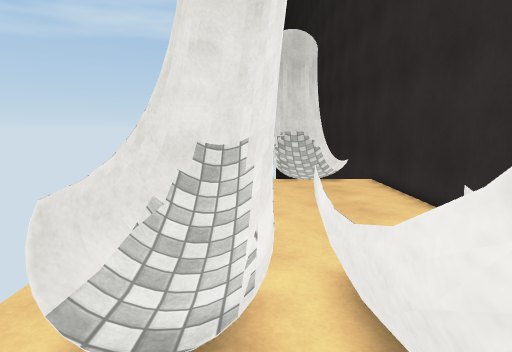
view 1 (above)

12 first-person views from a walk through a 3-D level made in the Unity game engine. The camera is 1.5 m above the floor, tilts 8° down and sees 75° across. The floor is counted in squares, 0.5 m on a side. Each view is taken from the middle of a square. On the plan, view 1 faces up. The plan holds only what a view shows up to about 20 squares ahead; the rest is blank. The place goes on beyond the plan. Surface patterns are stand-ins for the level's own textures.

view 2
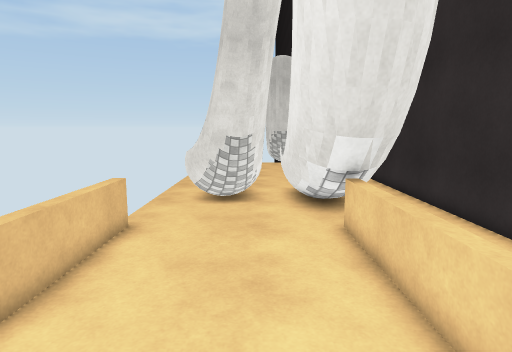

view 3
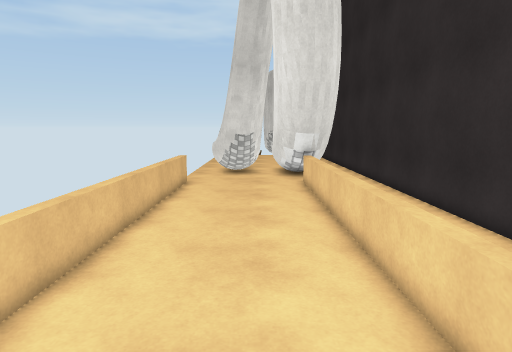

view 4
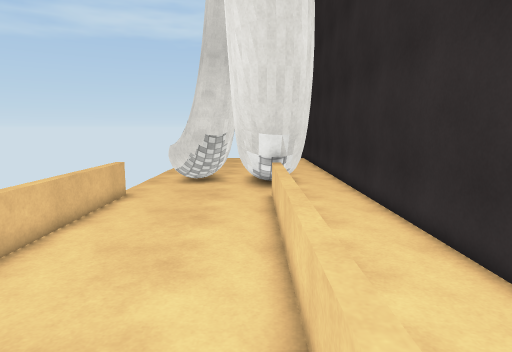

view 5
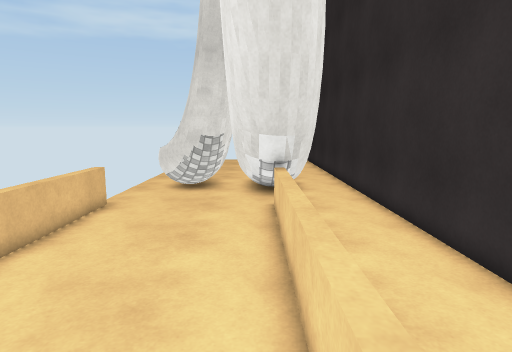

view 6
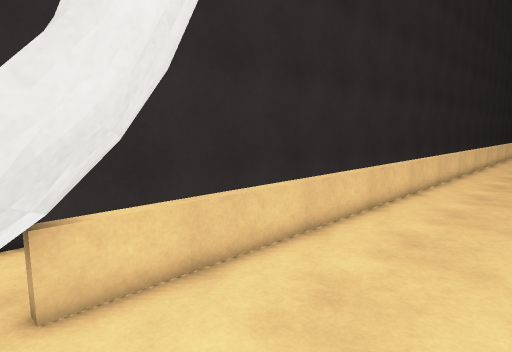

view 7
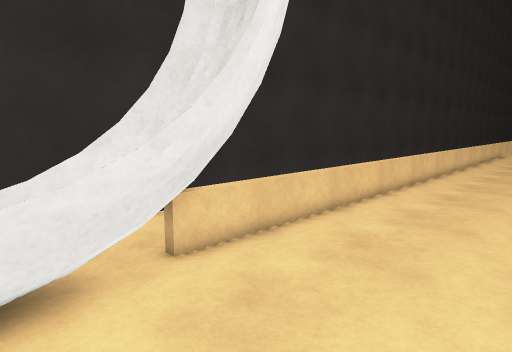

view 8
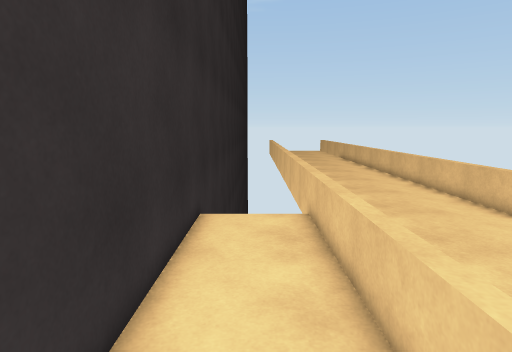

view 9
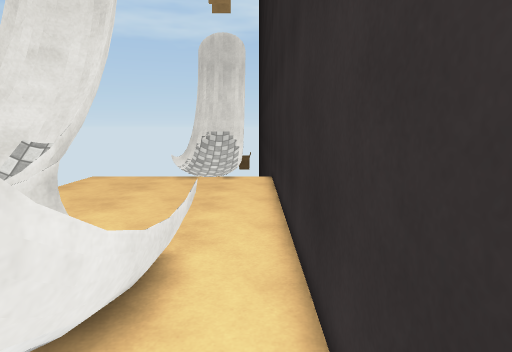

view 10
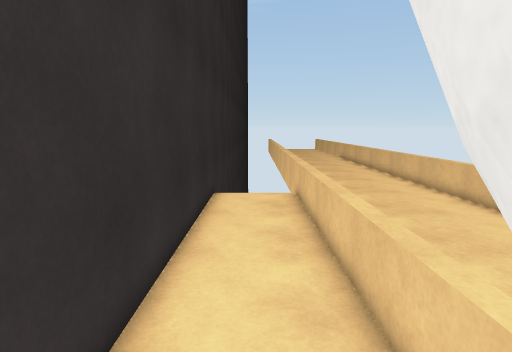

view 11
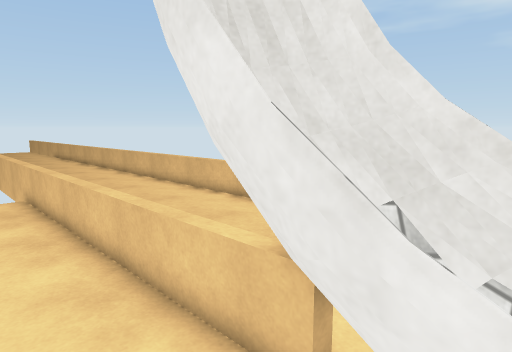

view 12
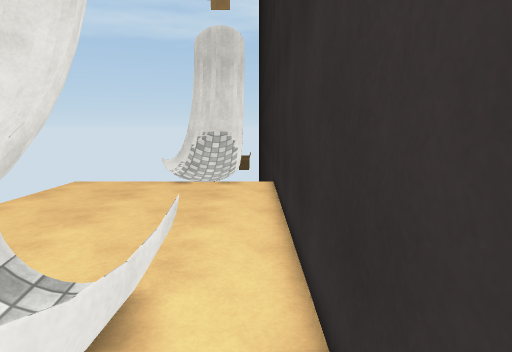

### Floor plan
Key: @ floor where view 1 was taken; # wall or solid block; . main floor; : floor 0.25 m higher than the main floor; + floor 0.5 m higher than the main floor; / step, stairs or slope; = window, fence, low wall or low ledge.
Columns run from 4 left of view 1 to 7 right of it. Each row starts with its distance up from view 1.
 21       ...
 20       ../  #
 19 .....=...=.#
 18 .....=...=.#
 17 ...........#
 16 ...........#
 15 ...........#
 14 ...........#
 13 ...........#
 12  ..........#
 11   ###......#
 10  ####......#
  9 .##/=......#
  8 .##/=......#
  7 .=/:=#..==.#
  6 .=/:+=/.==.#
  5 .=::==/.=..#
  4 .=::==/.=..#
  3 .....=/:=..#
  2 .....=//=..#
  1 .....#//=..#
  0 =...@#//=..#
 -1 =....##=#..#
 -2 =.....#=...#
 -3 =......=...#
 -4 =......=...#
 -5 =......=...#
 -6 =......=...#
 -7 =......=...#
 -8 =......=...#
 -9 =......=...#
-10 =......=...#
-11 =......=...#
-12 =......=...#
-13 =......=...#
-14 =......=...#
-15 =......=   #
-16 =......=
-17 =......=
-18 =......=
-19 =......=
-20 =......=
-21 =......=

Where each view was taken, in squares from view 1:
view 1: 0 up, 0 right, facing up
view 2: 10 down, 0 right, facing up
view 3: 19 down, 0 right, facing up
view 4: 15 down, 2 right, facing up
view 5: 13 down, 2 right, facing up
view 6: 1 up, 3 left, facing down-right
view 7: 4 up, 4 left, facing down-right
view 8: 3 down, 5 right, facing down
view 9: 1 down, 6 right, facing up
view 10: 1 up, 5 right, facing down
view 11: 2 up, 6 right, facing down-left
view 12: 1 up, 6 right, facing up
